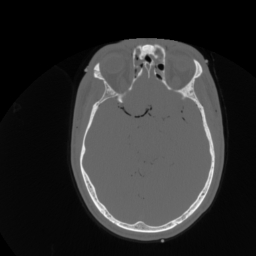
#> input picture HW3/ct.jpg, 256 x 256 px
$ jupyter execute HW3-AmirhoseinYari-98109718-Q5.ipynb
#> lines starting #> are read from the running program, lines starting #| are printed output that depends on the picture
[cell 1]
import cv2
import numpy as np
import imageio as iio
from scipy import ndimage
from matplotlib import pyplot as plt

[cell 2]
img = iio.imread('ct.jpg')
#> img is the input picture: shape (256, 256, 3); min 0, max 247, mean 45.9
img = img[:,:,0]
#> img: shape (256, 256)
(m,n) = img.shape
#> m = 256; n = 256
print(img.shape)
#| (256, 256)

[cell 3]
imgF = np.fft.fftshift(np.fft.fft2(img))

zoomedF = np.zeros((3*m,3*n)).astype(complex)
zoomedF[m:2*m,n:2*n] = 9*imgF #for normalization of upsampling

zoomed = np.fft.ifft2(np.fft.ifftshift(zoomedF))

[cell 4]
plt.figure(figsize = (4, 4))
plt.imshow(img,cmap='gray')
plt.title('ct original :')

plt.figure(figsize = (10, 10))
for i in range(3):
    for j in range(3):
        plt.subplot(3,3,i*3+j+1)
        plt.imshow(np.abs(zoomed[i*m:i*m+m, j*n:j*n+n]).astype(np.uint8),cmap='gray');
        plt.title('ct zoomed : '+str(i+1)+' '+str(j+1));

print('zoom = '+str(zoomed.shape[0]/img.shape[0]))
#| zoom = 3.0
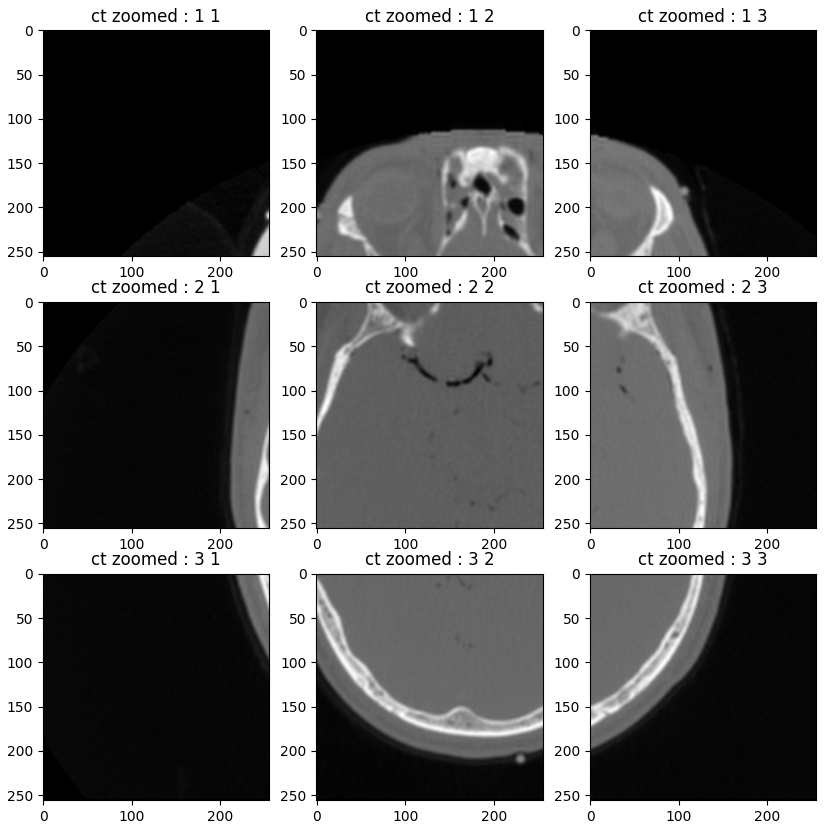
#> figure drawn by matplotlib, 9 panels
